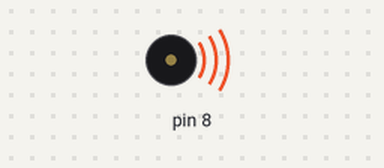
Bench run of a sketch on a simulated Arduino Uno, built with avr-gcc and run on an emulated ATmega328P. Parts: buzzer (waves = sounding).

Above: at 0.3 s.
At 5.2 s:
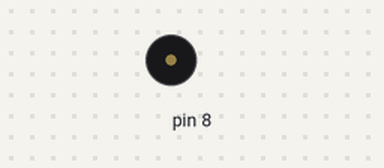
Timing chart, 0 to 8.1 s (numbered marks = the images above):
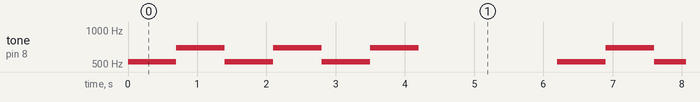

Measured:
- by itself, tone on pin 8: repeats every 6.2 s: 2 × (698 Hz 0.70 s, 523 Hz 0.70 s), 698 Hz 0.70 s, silent 2.0 s, 523 Hz 0.70 s

The sketch:

buzzer.ino
```cpp
void setup()
{
  pinMode(8, OUTPUT);
}

void loop()
{
  tone(8, 523, 1000);//腳位,頻率,持續時間
  delay(700);
  tone(8, 698, 1000);
  delay(700);
  tone(8, 523, 1000);
  delay(700);
  tone(8, 698, 1000);
  delay(700);
  tone(8, 523, 1000);
  delay(700);
  tone(8, 698, 1000);
  delay(700);
  noTone(8);//腳位8停止撥放
  delay(2000);
}
```
